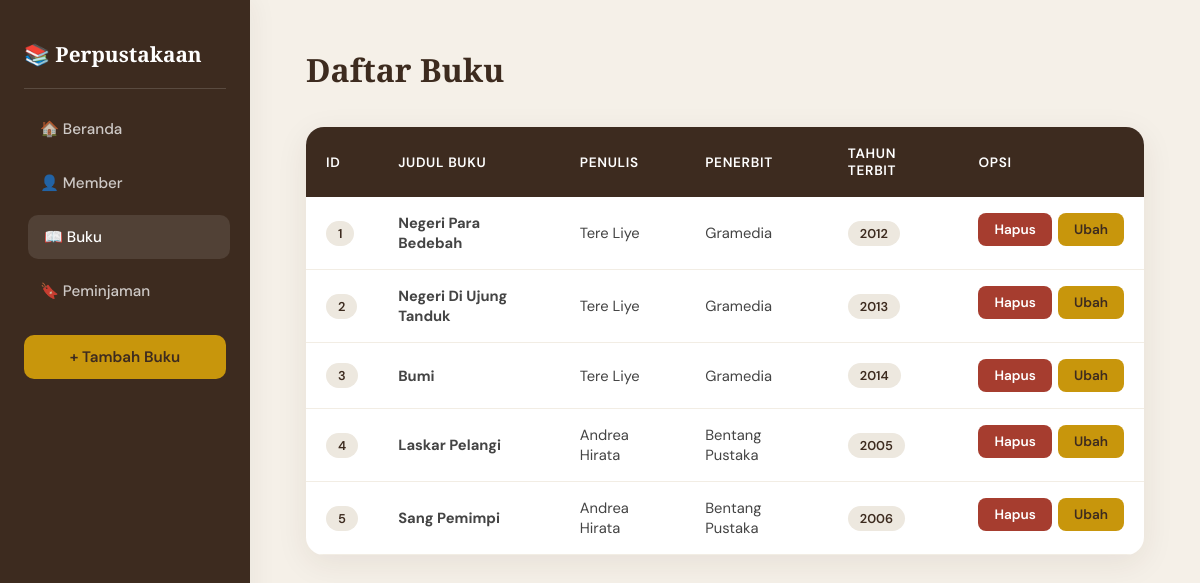
The page /Buku.php on the database its author committed.
### tables this page shows
CREATE TABLE IF NOT EXISTS buku (
    id_buku         INT AUTO_INCREMENT PRIMARY KEY,
    judul_buku      VARCHAR(500) NOT NULL,
    penulis         VARCHAR(500) NOT NULL,
    penerbit        VARCHAR(250),
    tahun_terbit    INT
);

### Model.php (called while the page is built, shortened)
<?php
function getAllBuku() {
    $koneksi = koneksiDatabase();
    $query   = "SELECT * FROM buku ORDER BY id_buku ASC";
    $result  = mysqli_query($koneksi, $query);
    $data    = [];
    while ($row = mysqli_fetch_assoc($result)) {
        $data[] = $row;
    }
    return $data;
}

### Buku.php (the view, shortened to what this page needs)
<?php
require_once 'Model.php';
$bukus = getAllBuku();
?>
<!DOCTYPE html>
<html lang="id">
<head>
</head>
<body>
<aside class="sidebar">
    <h2>📚 Perpustakaan</h2>
    <a href="Index.php">🏠 Beranda</a>
    <a href="Member.php">👤 Member</a>
    <a href="Buku.php" class="active">📖 Buku</a>
    <a href="Peminjaman.php">🔖 Peminjaman</a>
    <a href="FormBuku.php" class="tambah">+ Tambah Buku</a>
</aside>
<main class="main">
    <div class="page-header">
        <h1 class="page-title">Daftar Buku</h1>
    </div>
    <div class="table-wrap">
        <table>
            <thead>
                <tr>
                    <th>ID</th>
                    <th>Judul Buku</th>
                    <th>Penulis</th>
                    <th>Penerbit</th>
                    <th>Tahun Terbit</th>
                    <th>Opsi</th>
                </tr>
            </thead>
            <tbody>
                <?php if (empty($bukus)): ?>
                    <tr><td colspan="6" class="empty-state">Belum ada data buku.</td></tr>
                <?php else: ?>
                    <?php foreach ($bukus as $b): ?>
                    <tr>
                        <td><span class="badge"><?= htmlspecialchars($b['id_buku']) ?></span></td>
                        <td><strong><?= htmlspecialchars($b['judul_buku']) ?></strong></td>
                        <td><?= htmlspecialchars($b['penulis']) ?></td>
                        <td><?= htmlspecialchars($b['penerbit'] ?? '-') ?></td>
                        <td><span class="badge badge-year"><?= htmlspecialchars($b['tahun_terbit'] ?? '-') ?></span></td>
                        <td style="display:flex;gap:6px;align-items:center;">
                            <a href="Buku.php?hapus=<?= $b['id_buku'] ?>"
                               class="btn btn-hapus"
                               onclick="return confirm('Yakin hapus buku ini?')">Hapus</a>
                            <a href="FormBuku.php?id=<?= $b['id_buku'] ?>"
                               class="btn btn-ubah">Ubah</a>
                        </td>
                    </tr>
                    <?php endforeach; ?>
                <?php endif; ?>
            </tbody>
        </table>
    </div>
</main>
</body>
</html>

### Buku.php (style rules this page uses)
:root { --cream: #F5F0E8; --brown: #3D2B1F; --gold: #C8960C; --rust: #A63D2F; --sage: #4A6741; --light: #FAF8F4; }
* { margin: 0; padding: 0; box-sizing: border-box; }
body { min-height: 100vh; background: var(--cream); font-family: 'DM Sans', sans-serif; display: flex; }
.sidebar { width: 15%; min-width: 250px; min-height: 100vh; background: var(--brown); padding: 40px 24px; display: flex; flex-direction: column; gap: 10px; flex-shrink: 0; box-shadow: 4px 0 24px rgba(61,43,31,0.05); }
.sidebar h2 { font-family: 'Playfair Display', serif; color: #fff; font-size: 1.3rem; margin-bottom: 8px; padding-bottom: 20px; border-bottom: 1px solid rgba(255,255,255,0.15); }
.sidebar a { display: block; padding: 12px 16px; color: rgba(255,255,255,0.75); text-decoration: none; border-radius: 10px; font-size: 0.95rem; font-weight: 500; transition: all 0.2s ease; }
.sidebar a:hover, .sidebar a.active { background: rgba(255,255,255,0.1); color: #fff; transform: translateX(4px); }
.sidebar a.tambah { background: var(--gold); color: var(--brown); font-weight: 600; margin-top: 12px; text-align: center; }
.main { flex: 1; padding: 48px 56px; }
.page-header { display: flex; align-items: center; justify-content: space-between; margin-bottom: 36px; }
.page-title { font-family: 'Playfair Display', serif; font-size: 2rem; color: var(--brown); }
.table-wrap { background: #fff; border-radius: 18px; overflow: hidden; box-shadow: 0 8px 32px rgba(61,43,31,0.08); }
table { width: 100%; border-collapse: collapse; }
thead tr { background: var(--brown); color: #fff; }
thead th { padding: 18px 20px; text-align: left; font-size: 0.85rem; font-weight: 600; letter-spacing: 0.05em; text-transform: uppercase; }
tbody tr { border-bottom: 1px solid #f2ede4; transition: background 0.15s; }
tbody td { padding: 16px 20px; font-size: 0.92rem; color: #444; vertical-align: middle; }
.badge { display: inline-block; padding: 4px 12px; border-radius: 20px; font-size: 0.8rem; font-weight: 600; background: #ede8df; color: var(--brown); }
.btn { display: inline-block; padding: 8px 16px; border-radius: 8px; font-size: 0.85rem; font-weight: 600; text-decoration: none; border: none; cursor: pointer; transition: all 0.18s ease; }
.btn-hapus { background: var(--rust); color: #fff; }
.btn-ubah { background: var(--gold); color: var(--brown); }

### rows shown on the page
buku: id_buku "1", judul_buku "Negeri Para Bedebah", penulis "Tere Liye", penerbit "Gramedia", tahun_terbit "2012"
buku: id_buku "2", judul_buku "Negeri Di Ujung Tanduk", penulis "Tere Liye", penerbit "Gramedia", tahun_terbit "2013"
buku: id_buku "3", judul_buku "Bumi", penulis "Tere Liye", penerbit "Gramedia", tahun_terbit "2014"
buku: id_buku "4", judul_buku "Laskar Pelangi", penulis "Andrea Hirata", penerbit "Bentang Pustaka", tahun_terbit "2005"
buku: id_buku "5", judul_buku "Sang Pemimpi", penulis "Andrea Hirata", penerbit "Bentang Pustaka", tahun_terbit "2006"
